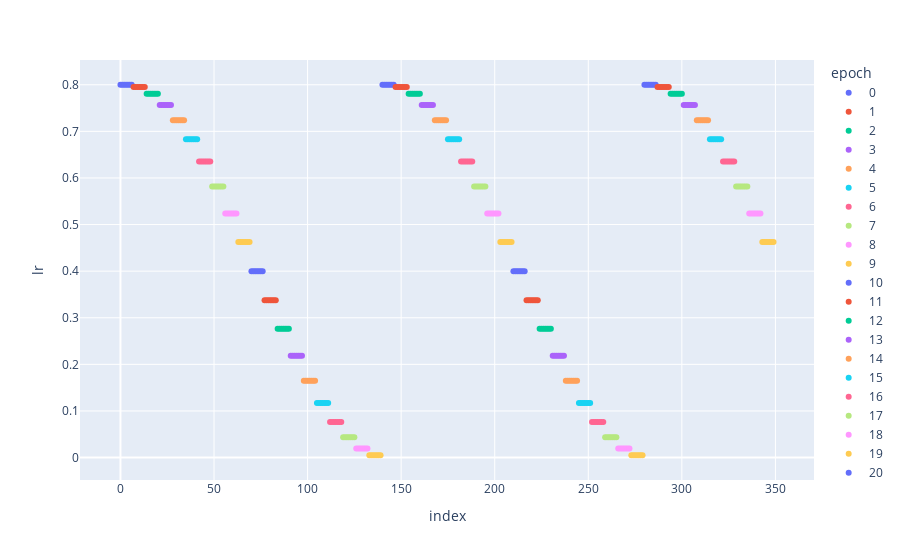

Notebook code for this chart:
### Markdown cell above
## CosineAnnealingWarmRestart
This is based on the [SGDR: Stochastic Gradient Descent with Warm Restarts](https://arxiv.org/abs/1608.03983) paper. 

### Warm Restarts
First lets understand what are "warm restarts". Normally, we take a learning rate and slowly decrease it over the entire duration of the training run spanning multiple epochs. With warm restart, we "restart" the learning by suddenly increasing the learning rate to its initial high value, but without resetting the weights. E.g., we take the learning rate from 0.1 to 0.001 over 25 epochs, but then in the 21st epoch we bump it upto to 0.1 but don't mess with the weights. We end up training with this large learning rate on the trained weights.

### Cosine Annealing
Learning rate can be descreased using any function, but in the above paper, they used the cosine annealing function to bring the learning rate down but then it is bumped as before, in a single epoch.

### Code cell
lrsched = partial(CosineAnnealingWarmRestarts, T_0=20, T_mult=1, eta_min=0)
df = explore(lrsched, optim_lr=0.8)

### Figure 1 — Plotly figure (JSON) as saved in the notebook; plotly's stock layout.template omitted (floating-point values rounded to 4 significant figures)
{"data": [{"hovertemplate": "epoch=0<br>index=%{x}<br>lr=%{y}<extra></extra>", "legendgroup": "0", "marker": {"color": "#636efa", "symbol": "circle"}, "mode": "markers", "name": "0", "orientation": "v", "showlegend": true, "type": "scatter", "x": [0, 1, 2, 3, 4, 5, 6], "xaxis": "x", "y": [0.8, 0.8, 0.8, 0.8, 0.8, 0.8, 0.8], "yaxis": "y"}, {"hovertemplate": "epoch=1<br>index=%{x}<br>lr=%{y}<extra></extra>", "legendgroup": "1", "marker": {"color": "#EF553B", "symbol": "circle"}, "mode": "markers", "name": "1", "orientation": "v", "showlegend": true, "type": "scatter", "x": [7, 8, 9, 10, 11, 12, 13], "xaxis": "x", "y": [0.7951, 0.7951, 0.7951, 0.7951, 0.7951, 0.7951, 0.7951], "yaxis": "y"}, {"hovertemplate": "epoch=2<br>index=%{x}<br>lr=%{y}<extra></extra>", "legendgroup": "2", "marker": {"color": "#00cc96", "symbol": "circle"}, "mode": "markers", "name": "2", "orientation": "v", "showlegend": true, "type": "scatter", "x": [14, 15, 16, 17, 18, 19, 20], "xaxis": "x", "y": [0.7804, 0.7804, 0.7804, 0.7804, 0.7804, 0.7804, 0.7804], "yaxis": "y"}, {"hovertemplate": "epoch=3<br>index=%{x}<br>lr=%{y}<extra></extra>", "legendgroup": "3", "marker": {"color": "#ab63fa", "symbol": "circle"}, "mode": "markers", "name": "3", "orientation": "v", "showlegend": true, "type": "scatter", "x": [21, 22, 23, 24, 25, 26, 27], "xaxis": "x", "y": [0.7564, 0.7564, 0.7564, 0.7564, 0.7564, 0.7564, 0.7564], "yaxis": "y"}, {"hovertemplate": "epoch=4<br>index=%{x}<br>lr=%{y}<extra></extra>", "legendgroup": "4", "marker": {"color": "#FFA15A", "symbol": "circle"}, "mode": "markers", "name": "4", "orientation": "v", "showlegend": true, "type": "scatter", "x": [28, 29, 30, 31, 32, 33, 34], "xaxis": "x", "y": [0.7236, 0.7236, 0.7236, 0.7236, 0.7236, 0.7236, 0.7236], "yaxis": "y"}, {"hovertemplate": "epoch=5<br>index=%{x}<br>lr=%{y}<extra></extra>", "legendgroup": "5", "marker": {"color": "#19d3f3", "symbol": "circle"}, "mode": "markers", "name": "5", "orientation": "v", "showlegend": true, "type": "scatter", "x": [35, 36, 37, 38, 39, 40, 41], "xaxis": "x", "y": [0.6828, 0.6828, 0.6828, 0.6828, 0.6828, 0.6828, 0.6828], "yaxis": "y"}, {"hovertemplate": "epoch=6<br>index=%{x}<br>lr=%{y}<extra></extra>", "legendgroup": "6", "marker": {"color": "#FF6692", "symbol": "circle"}, "mode": "markers", "name": "6", "orientation": "v", "showlegend": true, "type": "scatter", "x": [42, 43, 44, 45, 46, 47, 48], "xaxis": "x", "y": [0.6351, 0.6351, 0.6351, 0.6351, 0.6351, 0.6351, 0.6351], "yaxis": "y"}, {"hovertemplate": "epoch=7<br>index=%{x}<br>lr=%{y}<extra></extra>", "legendgroup": "7", "marker": {"color": "#B6E880", "symbol": "circle"}, "mode": "markers", "name": "7", "orientation": "v", "showlegend": true, "type": "scatter", "x": [49, 50, 51, 52, 53, 54, 55], "xaxis": "x", "y": [0.5816, 0.5816, 0.5816, 0.5816, 0.5816, 0.5816, 0.5816], "yaxis": "y"}, {"hovertemplate": "epoch=8<br>index=%{x}<br>lr=%{y}<extra></extra>", "legendgroup": "8", "marker": {"color": "#FF97FF", "symbol": "circle"}, "mode": "markers", "name": "8", "orientation": "v", "showlegend": true, "type": "scatter", "x": [56, 57, 58, 59, 60, 61, 62], "xaxis": "x", "y": [0.5236, 0.5236, 0.5236, 0.5236, 0.5236, 0.5236, 0.5236], "yaxis": "y"}, {"hovertemplate": "epoch=9<br>index=%{x}<br>lr=%{y}<extra></extra>", "legendgroup": "9", "marker": {"color": "#FECB52", "symbol": "circle"}, "mode": "markers", "name": "9", "orientation": "v", "showlegend": true, "type": "scatter", "x": [63, 64, 65, 66, 67, 68, 69], "xaxis": "x", "y": [0.4626, 0.4626, 0.4626, 0.4626, 0.4626, 0.4626, 0.4626], "yaxis": "y"}, {"hovertemplate": "epoch=10<br>index=%{x}<br>lr=%{y}<extra></extra>", "legendgroup": "10", "marker": {"color": "#636efa", "symbol": "circle"}, "mode": "markers", "name": "10", "orientation": "v", "showlegend": true, "type": "scatter", "x": [70, 71, 72, 73, 74, 75, 76], "xaxis": "x", "y": [0.4, 0.4, 0.4, 0.4, 0.4, 0.4, 0.4], "yaxis": "y"}, {"hovertemplate": "epoch=11<br>index=%{x}<br>lr=%{y}<extra></extra>", "legendgroup": "11", "marker": {"color": "#EF553B", "symbol": "circle"}, "mode": "markers", "name": "11", "orientation": "v", "showlegend": true, "type": "scatter", "x": [77, 78, 79, 80, 81, 82, 83], "xaxis": "x", "y": [0.3374, 0.3374, 0.3374, 0.3374, 0.3374, 0.3374, 0.3374], "yaxis": "y"}, {"hovertemplate": "epoch=12<br>index=%{x}<br>lr=%{y}<extra></extra>", "legendgroup": "12", "marker": {"color": "#00cc96", "symbol": "circle"}, "mode": "markers", "name": "12", "orientation": "v", "showlegend": true, "type": "scatter", "x": [84, 85, 86, 87, 88, 89, 90], "xaxis": "x", "y": [0.2764, 0.2764, 0.2764, 0.2764, 0.2764, 0.2764, 0.2764], "yaxis": "y"}, {"hovertemplate": "epoch=13<br>index=%{x}<br>lr=%{y}<extra></extra>", "legendgroup": "13", "marker": {"color": "#ab63fa", "symbol": "circle"}, "mode": "markers", "name": "13", "orientation": "v", "showlegend": true, "type": "scatter", "x": [91, 92, 93, 94, 95, 96, 97], "xaxis": "x", "y": [0.2184, 0.2184, 0.2184, 0.2184, 0.2184, 0.2184, 0.2184], "yaxis": "y"}, {"hovertemplate": "epoch=14<br>index=%{x}<br>lr=%{y}<extra></extra>", "legendgroup": "14", "marker": {"color": "#FFA15A", "symbol": "circle"}, "mode": "markers", "name": "14", "orientation": "v", "showlegend": true, "type": "scatter", "x": [98, 99, 100, 101, 102, 103, 104], "xaxis": "x", "y": [0.1649, 0.1649, 0.1649, 0.1649, 0.1649, 0.1649, 0.1649], "yaxis": "y"}, {"hovertemplate": "epoch=15<br>index=%{x}<br>lr=%{y}<extra></extra>", "legendgroup": "15", "marker": {"color": "#19d3f3", "symbol": "circle"}, "mode": "markers", "name": "15", "orientation": "v", "showlegend": true, "type": "scatter", "x": [105, 106, 107, 108, 109, 110, 111], "xaxis": "x", "y": [0.1172, 0.1172, 0.1172, 0.1172, 0.1172, 0.1172, 0.1172], "yaxis": "y"}, {"hovertemplate": "epoch=16<br>index=%{x}<br>lr=%{y}<extra></extra>", "legendgroup": "16", "marker": {"color": "#FF6692", "symbol": "circle"}, "mode": "markers", "name": "16", "orientation": "v", "showlegend": true, "type": "scatter", "x": [112, 113, 114, 115, 116, 117, 118], "xaxis": "x", "y": [0.07639, 0.07639, 0.07639, 0.07639, 0.07639, 0.07639, 0.07639], "yaxis": "y"}, {"hovertemplate": "epoch=17<br>index=%{x}<br>lr=%{y}<extra></extra>", "legendgroup": "17", "marker": {"color": "#B6E880", "symbol": "circle"}, "mode": "markers", "name": "17", "orientation": "v", "showlegend": true, "type": "scatter", "x": [119, 120, 121, 122, 123, 124, 125], "xaxis": "x", "y": [0.0436, 0.0436, 0.0436, 0.0436, 0.0436, 0.0436, 0.0436], "yaxis": "y"}, {"hovertemplate": "epoch=18<br>index=%{x}<br>lr=%{y}<extra></extra>", "legendgroup": "18", "marker": {"color": "#FF97FF", "symbol": "circle"}, "mode": "markers", "name": "18", "orientation": "v", "showlegend": true, "type": "scatter", "x": [126, 127, 128, 129, 130, 131, 132], "xaxis": "x", "y": [0.01958, 0.01958, 0.01958, 0.01958, 0.01958, 0.01958, 0.01958], "yaxis": "y"}, {"hovertemplate": "epoch=19<br>index=%{x}<br>lr=%{y}<extra></extra>", "legendgroup": "19", "marker": {"color": "#FECB52", "symbol": "circle"}, "mode": "markers", "name": "19", "orientation": "v", "showlegend": true, "type": "scatter", "x": [133, 134, 135, 136, 137, 138, 139], "xaxis": "x", "y": [0.004925, 0.004925, 0.004925, 0.004925, 0.004925, 0.004925, 0.004925], "yaxis": "y"}, {"hovertemplate": "epoch=20<br>index=%{x}<br>lr=%{y}<extra></extra>", "legendgroup": "20", "marker": {"color": "#636efa", "symbol": "circle"}, "mode": "markers", "name": "20", "orientation": "v", "showlegend": true, "type": "scatter", "x": [140, 141, 142, 143, 144, 145, 146], "xaxis": "x", "y": [0.8, 0.8, 0.8, 0.8, 0.8, 0.8, 0.8], "yaxis": "y"}, {"hovertemplate": "epoch=21<br>index=%{x}<br>lr=%{y}<extra></extra>", "legendgroup": "21", "marker": {"color": "#EF553B", "symbol": "circle"}, "mode": "markers", "name": "21", "orientation": "v", "showlegend": true, "type": "scatter", "x": [147, 148, 149, 150, 151, 152, 153], "xaxis": "x", "y": [0.7951, 0.7951, 0.7951, 0.7951, 0.7951, 0.7951, 0.7951], "yaxis": "y"}, {"hovertemplate": "epoch=22<br>index=%{x}<br>lr=%{y}<extra></extra>", "legendgroup": "22", "marker": {"color": "#00cc96", "symbol": "circle"}, "mode": "markers", "name": "22", "orientation": "v", "showlegend": true, "type": "scatter", "x": [154, 155, 156, 157, 158, 159, 160], "xaxis": "x", "y": [0.7804, 0.7804, 0.7804, 0.7804, 0.7804, 0.7804, 0.7804], "yaxis": "y"}, {"hovertemplate": "epoch=23<br>index=%{x}<br>lr=%{y}<extra></extra>", "legendgroup": "23", "marker": {"color": "#ab63fa", "symbol": "circle"}, "mode": "markers", "name": "23", "orientation": "v", "showlegend": true, "type": "scatter", "x": [161, 162, 163, 164, 165, 166, 167], "xaxis": "x", "y": [0.7564, 0.7564, 0.7564, 0.7564, 0.7564, 0.7564, 0.7564], "yaxis": "y"}, {"hovertemplate": "epoch=24<br>index=%{x}<br>lr=%{y}<extra></extra>", "legendgroup": "24", "marker": {"color": "#FFA15A", "symbol": "circle"}, "mode": "markers", "name": "24", "orientation": "v", "showlegend": true, "type": "scatter", "x": [168, 169, 170, 171, 172, 173, 174], "xaxis": "x", "y": [0.7236, 0.7236, 0.7236, 0.7236, 0.7236, 0.7236, 0.7236], "yaxis": "y"}, {"hovertemplate": "epoch=25<br>index=%{x}<br>lr=%{y}<extra></extra>", "legendgroup": "25", "marker": {"color": "#19d3f3", "symbol": "circle"}, "mode": "markers", "name": "25", "orientation": "v", "showlegend": true, "type": "scatter", "x": [175, 176, 177, 178, 179, 180, 181], "xaxis": "x", "y": [0.6828, 0.6828, 0.6828, 0.6828, 0.6828, 0.6828, 0.6828], "yaxis": "y"}, {"hovertemplate": "epoch=26<br>index=%{x}<br>lr=%{y}<extra></extra>", "legendgroup": "26", "marker": {"color": "#FF6692", "symbol": "circle"}, "mode": "markers", "name": "26", "orientation": "v", "showlegend": true, "type": "scatter", "x": [182, 183, 184, 185, 186, 187, 188], "xaxis": "x", "y": [0.6351, 0.6351, 0.6351, 0.6351, 0.6351, 0.6351, 0.6351], "yaxis": "y"}, {"hovertemplate": "epoch=27<br>index=%{x}<br>lr=%{y}<extra></extra>", "legendgroup": "27", "marker": {"color": "#B6E880", "symbol": "circle"}, "mode": "markers", "name": "27", "orientation": "v", "showlegend": true, "type": "scatter", "x": [189, 190, 191, 192, 193, 194, 195], "xaxis": "x", "y": [0.5816, 0.5816, 0.5816, 0.5816, 0.5816, 0.5816, 0.5816], "yaxis": "y"}, {"hovertemplate": "epoch=28<br>index=%{x}<br>lr=%{y}<extra></extra>", "legendgroup": "28", "marker": {"color": "#FF97FF", "symbol": "circle"}, "mode": "markers", "name": "28", "orientation": "v", "showlegend": true, "type": "scatter", "x": [196, 197, 198, 199, 200, 201, 202], "xaxis": "x", "y": [0.5236, 0.5236, 0.5236, 0.5236, 0.5236, 0.5236, 0.5236], "yaxis": "y"}, {"hovertemplate": "epoch=29<br>index=%{x}<br>lr=%{y}<extra></extra>", "legendgroup": "29", "marker": {"color": "#FECB52", "symbol": "circle"}, "mode": "markers", "name": "29", "orientation": "v", "showlegend": true, "type": "scatter", "x": [203, 204, 205, 206, 207, 208, 209], "xaxis": "x", "y": [0.4626, 0.4626, 0.4626, 0.4626, 0.4626, 0.4626, 0.4626], "yaxis": "y"}, {"hovertemplate": "epoch=30<br>index=%{x}<br>lr=%{y}<extra></extra>", "legendgroup": "30", "marker": {"color": "#636efa", "symbol": "circle"}, "mode": "markers", "name": "30", "orientation": "v", "showlegend": true, "type": "scatter", "x": [210, 211, 212, 213, 214, 215, 216], "xaxis": "x", "y": [0.4, 0.4, 0.4, 0.4, 0.4, 0.4, 0.4], "yaxis": "y"}, {"hovertemplate": "epoch=31<br>index=%{x}<br>lr=%{y}<extra></extra>", "legendgroup": "31", "marker": {"color": "#EF553B", "symbol": "circle"}, "mode": "markers", "name": "31", "orientation": "v", "showlegend": true, "type": "scatter", "x": [217, 218, 219, 220, 221, 222, 223], "xaxis": "x", "y": [0.3374, 0.3374, 0.3374, 0.3374, 0.3374, 0.3374, 0.3374], "yaxis": "y"}, {"hovertemplate": "epoch=32<br>index=%{x}<br>lr=%{y}<extra></extra>", "legendgroup": "32", "marker": {"color": "#00cc96", "symbol": "circle"}, "mode": "markers", "name": "32", "orientation": "v", "showlegend": true, "type": "scatter", "x": [224, 225, 226, 227, 228, 229, 230], "xaxis": "x", "y": [0.2764, 0.2764, 0.2764, 0.2764, 0.2764, 0.2764, 0.2764], "yaxis": "y"}, {"hovertemplate": "epoch=33<br>index=%{x}<br>lr=%{y}<extra></extra>", "legendgroup": "33", "marker": {"color": "#ab63fa", "symbol": "circle"}, "mode": "markers", "name": "33", "orientation": "v", "showlegend": true, "type": "scatter", "x": [231, 232, 233, 234, 235, 236, 237], "xaxis": "x", "y": [0.2184, 0.2184, 0.2184, 0.2184, 0.2184, 0.2184, 0.2184], "yaxis": "y"}, {"hovertemplate": "epoch=34<br>index=%{x}<br>lr=%{y}<extra></extra>", "legendgroup": "34", "marker": {"color": "#FFA15A", "symbol": "circle"}, "mode": "markers", "name": "34", "orientation": "v", "showlegend": true, "type": "scatter", "x": [238, 239, 240, 241, 242, 243, 244], "xaxis": "x", "y": [0.1649, 0.1649, 0.1649, 0.1649, 0.1649, 0.1649, 0.1649], "yaxis": "y"}, {"hovertemplate": "epoch=35<br>index=%{x}<br>lr=%{y}<extra></extra>", "legendgroup": "35", "marker": {"color": "#19d3f3", "symbol": "circle"}, "mode": "markers", "name": "35", "orientation": "v", "showlegend": true, "type": "scatter", "x": [245, 246, 247, 248, 249, 250, 251], "xaxis": "x", "y": [0.1172, 0.1172, 0.1172, 0.1172, 0.1172, 0.1172, 0.1172], "yaxis": "y"}, {"hovertemplate": "epoch=36<br>index=%{x}<br>lr=%{y}<extra></extra>", "legendgroup": "36", "marker": {"color": "#FF6692", "symbol": "circle"}, "mode": "markers", "name": "36", "orientation": "v", "showlegend": true, "type": "scatter", "x": [252, 253, 254, 255, 256, 257, 258], "xaxis": "x", "y": [0.07639, 0.07639, 0.07639, 0.07639, 0.07639, 0.07639, 0.07639], "yaxis": "y"}, {"hovertemplate": "epoch=37<br>index=%{x}<br>lr=%{y}<extra></extra>", "legendgroup": "37", "marker": {"color": "#B6E880", "symbol": "circle"}, "mode": "markers", "name": "37", "orientation": "v", "showlegend": true, "type": "scatter", "x": [259, 260, 261, 262, 263, 264, 265], "xaxis": "x", "y": [0.0436, 0.0436, 0.0436, 0.0436, 0.0436, 0.0436, 0.0436], "yaxis": "y"}, {"hovertemplate": "epoch=38<br>index=%{x}<br>lr=%{y}<extra></extra>", "legendgroup": "38", "marker": {"color": "#FF97FF", "symbol": "circle"}, "mode": "markers", "name": "38", "orientation": "v", "showlegend": true, "type": "scatter", "x": [266, 267, 268, 269, 270, 271, 272], "xaxis": "x", "y": [0.01958, 0.01958, 0.01958, 0.01958, 0.01958, 0.01958, 0.01958], "yaxis": "y"}, {"hovertemplate": "epoch=39<br>index=%{x}<br>lr=%{y}<extra></extra>", "legendgroup": "39", "marker": {"color": "#FECB52", "symbol": "circle"}, "mode": "markers", "name": "39", "orientation": "v", "showlegend": true, "type": "scatter", "x": [273, 274, 275, 276, 277, 278, 279], "xaxis": "x", "y": [0.004925, 0.004925, 0.004925, 0.004925, 0.004925, 0.004925, 0.004925], "yaxis": "y"}, {"hovertemplate": "epoch=40<br>index=%{x}<br>lr=%{y}<extra></extra>", "legendgroup": "40", "marker": {"color": "#636efa", "symbol": "circle"}, "mode": "markers", "name": "40", "orientation": "v", "showlegend": true, "type": "scatter", "x": [280, 281, 282, 283, 284, 285, 286], "xaxis": "x", "y": [0.8, 0.8, 0.8, 0.8, 0.8, 0.8, 0.8], "yaxis": "y"}, {"hovertemplate": "epoch=41<br>index=%{x}<br>lr=%{y}<extra></extra>", "legendgroup": "41", "marker": {"color": "#EF553B", "symbol": "circle"}, "mode": "markers", "name": "41", "orientation": "v", "showlegend": true, "type": "scatter", "x": [287, 288, 289, 290, 291, 292, 293], "xaxis": "x", "y": [0.7951, 0.7951, 0.7951, 0.7951, 0.7951, 0.7951, 0.7951], "yaxis": "y"}, {"hovertemplate": "epoch=42<br>index=%{x}<br>lr=%{y}<extra></extra>", "legendgroup": "42", "marker": {"color": "#00cc96", "symbol": "circle"}, "mode": "markers", "name": "42", "orientation": "v", "showlegend": true, "type": "scatter", "x": [294, 295, 296, 297, 298, 299, 300], "xaxis": "x", "y": [0.7804, 0.7804, 0.7804, 0.7804, 0.7804, 0.7804, 0.7804], "yaxis": "y"}, {"hovertemplate": "epoch=43<br>index=%{x}<br>lr=%{y}<extra></extra>", "legendgroup": "43", "marker": {"color": "#ab63fa", "symbol": "circle"}, "mode": "markers", "name": "43", "orientation": "v", "showlegend": true, "type": "scatter", "x": [301, 302, 303, 304, 305, 306, 307], "xaxis": "x", "y": [0.7564, 0.7564, 0.7564, 0.7564, 0.7564, 0.7564, 0.7564], "yaxis": "y"}, {"hovertemplate": "epoch=44<br>index=%{x}<br>lr=%{y}<extra></extra>", "legendgroup": "44", "marker": {"color": "#FFA15A", "symbol": "circle"}, "mode": "markers", "name": "44", "orientation": "v", "showlegend": true, "type": "scatter", "x": [308, 309, 310, 311, 312, 313, 314], "xaxis": "x", "y": [0.7236, 0.7236, 0.7236, 0.7236, 0.7236, 0.7236, 0.7236], "yaxis": "y"}, {"hovertemplate": "epoch=45<br>index=%{x}<br>lr=%{y}<extra></extra>", "legendgroup": "45", "marker": {"color": "#19d3f3", "symbol": "circle"}, "mode": "markers", "name": "45", "orientation": "v", "showlegend": true, "type": "scatter", "x": [315, 316, 317, 318, 319, 320, 321], "xaxis": "x", "y": [0.6828, 0.6828, 0.6828, 0.6828, 0.6828, 0.6828, 0.6828], "yaxis": "y"}, {"hovertemplate": "epoch=46<br>index=%{x}<br>lr=%{y}<extra></extra>", "legendgroup": "46", "marker": {"color": "#FF6692", "symbol": "circle"}, "mode": "markers", "name": "46", "orientation": "v", "showlegend": true, "type": "scatter", "x": [322, 323, 324, 325, 326, 327, 328], "xaxis": "x", "y": [0.6351, 0.6351, 0.6351, 0.6351, 0.6351, 0.6351, 0.6351], "yaxis": "y"}, {"hovertemplate": "epoch=47<br>index=%{x}<br>lr=%{y}<extra></extra>", "legendgroup": "47", "marker": {"color": "#B6E880", "symbol": "circle"}, "mode": "markers", "name": "47", "orientation": "v", "showlegend": true, "type": "scatter", "x": [329, 330, 331, 332, 333, 334, 335], "xaxis": "x", "y": [0.5816, 0.5816, 0.5816, 0.5816, 0.5816, 0.5816, 0.5816], "yaxis": "y"}, {"hovertemplate": "epoch=48<br>index=%{x}<br>lr=%{y}<extra></extra>", "legendgroup": "48", "marker": {"color": "#FF97FF", "symbol": "circle"}, "mode": "markers", "name": "48", "orientation": "v", "showlegend": true, "type": "scatter", "x": [336, 337, 338, 339, 340, 341, 342], "xaxis": "x", "y": [0.5236, 0.5236, 0.5236, 0.5236, 0.5236, 0.5236, 0.5236], "yaxis": "y"}, {"hovertemplate": "epoch=49<br>index=%{x}<br>lr=%{y}<extra></extra>", "legendgroup": "49", "marker": {"color": "#FECB52", "symbol": "circle"}, "mode": "markers", "name": "49", "orientation": "v", "showlegend": true, "type": "scatter", "x": [343, 344, 345, 346, 347, 348, 349], "xaxis": "x", "y": [0.4626, 0.4626, 0.4626, 0.4626, 0.4626, 0.4626, 0.4626], "yaxis": "y"}], "layout": {"legend": {"title": {"text": "epoch"}, "tracegroupgap": 0}, "margin": {"t": 60}, "xaxis": {"anchor": "y", "domain": [0, 1], "title": {"text": "index"}}, "yaxis": {"anchor": "x", "domain": [0, 1], "title": {"text": "lr"}}}}
